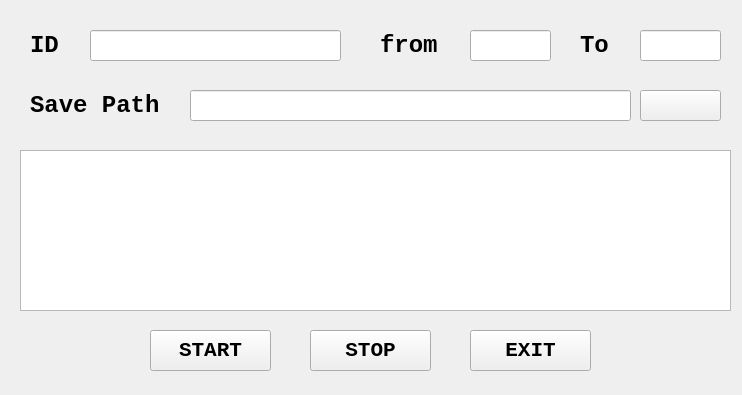
<?xml version="1.0" encoding="UTF-8"?>
<ui version="4.0">
 <class>MainWindow</class>
 <widget class="QMainWindow" name="MainWindow">
  <property name="geometry">
   <rect>
    <x>0</x>
    <y>0</y>
    <width>742</width>
    <height>395</height>
   </rect>
  </property>
  <property name="windowTitle">
   <string>MainWindow</string>
  </property>
  <widget class="QWidget" name="centralwidget">
   <widget class="QPushButton" name="btn_start">
    <property name="geometry">
     <rect>
      <x>150</x>
      <y>330</y>
      <width>121</width>
      <height>41</height>
     </rect>
    </property>
    <property name="font">
     <font>
      <family>Consolas</family>
      <pointsize>16</pointsize>
      <weight>75</weight>
      <bold>true</bold>
     </font>
    </property>
    <property name="text">
     <string>START</string>
    </property>
   </widget>
   <widget class="QTextEdit" name="txt_log">
    <property name="geometry">
     <rect>
      <x>20</x>
      <y>150</y>
      <width>711</width>
      <height>161</height>
     </rect>
    </property>
   </widget>
   <widget class="QLabel" name="lab_id">
    <property name="geometry">
     <rect>
      <x>30</x>
      <y>30</y>
      <width>41</width>
      <height>31</height>
     </rect>
    </property>
    <property name="font">
     <font>
      <family>Consolas</family>
      <pointsize>18</pointsize>
      <weight>75</weight>
      <bold>true</bold>
     </font>
    </property>
    <property name="text">
     <string>ID</string>
    </property>
   </widget>
   <widget class="QPushButton" name="btn_stop">
    <property name="geometry">
     <rect>
      <x>310</x>
      <y>330</y>
      <width>121</width>
      <height>41</height>
     </rect>
    </property>
    <property name="font">
     <font>
      <family>Consolas</family>
      <pointsize>16</pointsize>
      <weight>75</weight>
      <bold>true</bold>
     </font>
    </property>
    <property name="text">
     <string>STOP</string>
    </property>
   </widget>
   <widget class="QPushButton" name="btn_exit">
    <property name="geometry">
     <rect>
      <x>470</x>
      <y>330</y>
      <width>121</width>
      <height>41</height>
     </rect>
    </property>
    <property name="font">
     <font>
      <family>Consolas</family>
      <pointsize>16</pointsize>
      <weight>75</weight>
      <bold>true</bold>
     </font>
    </property>
    <property name="text">
     <string>EXIT</string>
    </property>
   </widget>
   <widget class="QLineEdit" name="txt_post_id">
    <property name="geometry">
     <rect>
      <x>90</x>
      <y>30</y>
      <width>251</width>
      <height>31</height>
     </rect>
    </property>
   </widget>
   <widget class="QLabel" name="lab_start">
    <property name="geometry">
     <rect>
      <x>380</x>
      <y>30</y>
      <width>71</width>
      <height>31</height>
     </rect>
    </property>
    <property name="font">
     <font>
      <family>Consolas</family>
      <pointsize>18</pointsize>
      <weight>75</weight>
      <bold>true</bold>
     </font>
    </property>
    <property name="text">
     <string>from</string>
    </property>
   </widget>
   <widget class="QLineEdit" name="txt_post_start">
    <property name="geometry">
     <rect>
      <x>470</x>
      <y>30</y>
      <width>81</width>
      <height>31</height>
     </rect>
    </property>
   </widget>
   <widget class="QLabel" name="lab_end">
    <property name="geometry">
     <rect>
      <x>580</x>
      <y>30</y>
      <width>41</width>
      <height>31</height>
     </rect>
    </property>
    <property name="font">
     <font>
      <family>Consolas</family>
      <pointsize>18</pointsize>
      <weight>75</weight>
      <bold>true</bold>
     </font>
    </property>
    <property name="text">
     <string>To</string>
    </property>
   </widget>
   <widget class="QLineEdit" name="txt_post_end">
    <property name="geometry">
     <rect>
      <x>640</x>
      <y>30</y>
      <width>81</width>
      <height>31</height>
     </rect>
    </property>
   </widget>
   <widget class="QLineEdit" name="txt_save_path">
    <property name="geometry">
     <rect>
      <x>190</x>
      <y>90</y>
      <width>441</width>
      <height>31</height>
     </rect>
    </property>
   </widget>
   <widget class="QLabel" name="label_4">
    <property name="geometry">
     <rect>
      <x>30</x>
      <y>90</y>
      <width>151</width>
      <height>31</height>
     </rect>
    </property>
    <property name="font">
     <font>
      <family>Consolas</family>
      <pointsize>18</pointsize>
      <weight>75</weight>
      <bold>true</bold>
     </font>
    </property>
    <property name="text">
     <string>Save Path</string>
    </property>
   </widget>
   <widget class="QPushButton" name="btn_path">
    <property name="geometry">
     <rect>
      <x>640</x>
      <y>90</y>
      <width>81</width>
      <height>31</height>
     </rect>
    </property>
    <property name="font">
     <font>
      <family>Consolas</family>
      <pointsize>16</pointsize>
      <weight>75</weight>
      <bold>true</bold>
     </font>
    </property>
    <property name="text">
     <string/>
    </property>
   </widget>
  </widget>
 </widget>
 <resources/>
 <connections>
  <connection>
   <sender>btn_start</sender>
   <signal>clicked()</signal>
   <receiver>MainWindow</receiver>
   <slot>hide()</slot>
   <hints>
    <hint type="sourcelabel">
     <x>210</x>
     <y>350</y>
    </hint>
    <hint type="destinationlabel">
     <x>370</x>
     <y>197</y>
    </hint>
   </hints>
  </connection>
  <connection>
   <sender>btn_path</sender>
   <signal>clicked()</signal>
   <receiver>MainWindow</receiver>
   <slot>close()</slot>
   <hints>
    <hint type="sourcelabel">
     <x>680</x>
     <y>105</y>
    </hint>
    <hint type="destinationlabel">
     <x>370</x>
     <y>197</y>
    </hint>
   </hints>
  </connection>
 </connections>
</ui>
